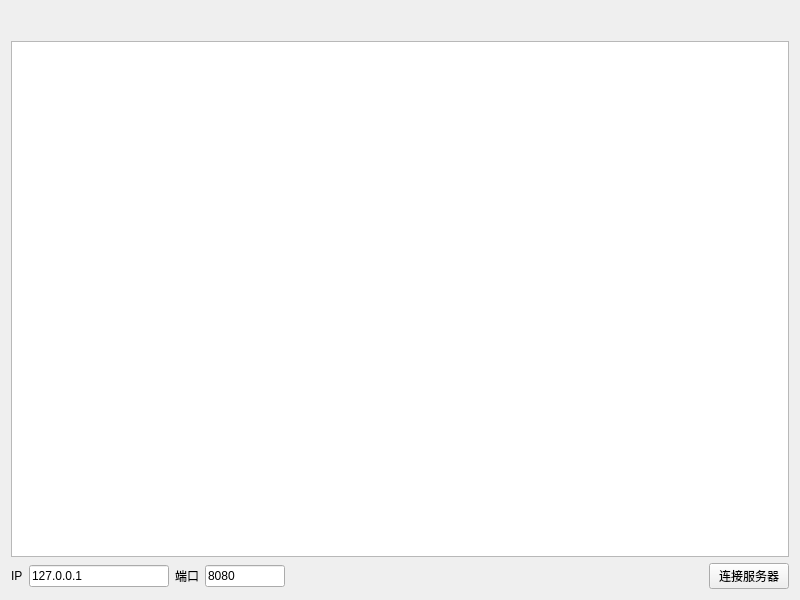
<?xml version="1.0" encoding="UTF-8"?>
<ui version="4.0">
 <class>Widget</class>
 <widget class="QWidget" name="Widget">
  <property name="geometry">
   <rect>
    <x>0</x>
    <y>0</y>
    <width>800</width>
    <height>600</height>
   </rect>
  </property>
  <property name="windowTitle">
   <string>NotifyTrayClient</string>
  </property>
  <layout class="QVBoxLayout" name="verticalLayout">
   <item>
    <layout class="QHBoxLayout" name="hLayout_Icon">
     <item>
      <widget class="QLabel" name="label_IconPlaceholder">
       <property name="minimumSize">
        <size>
         <width>24</width>
         <height>24</height>
        </size>
       </property>
       <property name="maximumSize">
        <size>
         <width>24</width>
         <height>24</height>
        </size>
       </property>
       <property name="text">
        <string/>
       </property>
      </widget>
     </item>
     <item>
      <spacer name="hSpacer_Icon">
       <property name="orientation">
        <enum>Qt::Horizontal</enum>
       </property>
       <property name="sizeHint" stdset="0">
        <size>
         <width>40</width>
         <height>20</height>
        </size>
       </property>
      </spacer>
     </item>
     <item>
      <widget class="QLabel" name="label_IconWeChat">
       <property name="minimumSize">
        <size>
         <width>24</width>
         <height>24</height>
        </size>
       </property>
       <property name="maximumSize">
        <size>
         <width>24</width>
         <height>24</height>
        </size>
       </property>
       <property name="text">
        <string/>
       </property>
      </widget>
     </item>
     <item>
      <widget class="QLabel" name="label_IconQQ">
       <property name="minimumSize">
        <size>
         <width>24</width>
         <height>24</height>
        </size>
       </property>
       <property name="maximumSize">
        <size>
         <width>24</width>
         <height>24</height>
        </size>
       </property>
       <property name="text">
        <string/>
       </property>
      </widget>
     </item>
     <item>
      <widget class="QLabel" name="label_IconCloudHub">
       <property name="minimumSize">
        <size>
         <width>24</width>
         <height>24</height>
        </size>
       </property>
       <property name="maximumSize">
        <size>
         <width>24</width>
         <height>24</height>
        </size>
       </property>
       <property name="text">
        <string/>
       </property>
      </widget>
     </item>
     <item>
      <widget class="QLabel" name="label_IconDingTalk">
       <property name="minimumSize">
        <size>
         <width>24</width>
         <height>24</height>
        </size>
       </property>
       <property name="maximumSize">
        <size>
         <width>24</width>
         <height>24</height>
        </size>
       </property>
       <property name="text">
        <string/>
       </property>
      </widget>
     </item>
    </layout>
   </item>
   <item>
    <widget class="QTextBrowser" name="textBrowser"/>
   </item>
   <item>
    <layout class="QHBoxLayout" name="hLayout_ServerIp">
     <item>
      <widget class="QLabel" name="label_ServerIp">
       <property name="text">
        <string>IP</string>
       </property>
      </widget>
     </item>
     <item>
      <widget class="QLineEdit" name="lineEdit_ServerIp">
       <property name="maximumSize">
        <size>
         <width>140</width>
         <height>16777215</height>
        </size>
       </property>
       <property name="text">
        <string notr="true">127.0.0.1</string>
       </property>
      </widget>
     </item>
     <item>
      <widget class="QLabel" name="label_ServerPort">
       <property name="text">
        <string>端口</string>
       </property>
      </widget>
     </item>
     <item>
      <widget class="QLineEdit" name="lineEdit_ServerPort">
       <property name="maximumSize">
        <size>
         <width>80</width>
         <height>16777215</height>
        </size>
       </property>
       <property name="text">
        <string notr="true">8080</string>
       </property>
       <property name="maxLength">
        <number>5</number>
       </property>
      </widget>
     </item>
     <item>
      <spacer name="hSpacer_LinkServer">
       <property name="orientation">
        <enum>Qt::Horizontal</enum>
       </property>
       <property name="sizeHint" stdset="0">
        <size>
         <width>40</width>
         <height>20</height>
        </size>
       </property>
      </spacer>
     </item>
     <item>
      <widget class="QPushButton" name="pushButton_LinkServer">
       <property name="text">
        <string>连接服务器</string>
       </property>
      </widget>
     </item>
    </layout>
   </item>
  </layout>
 </widget>
 <resources/>
 <connections/>
</ui>
